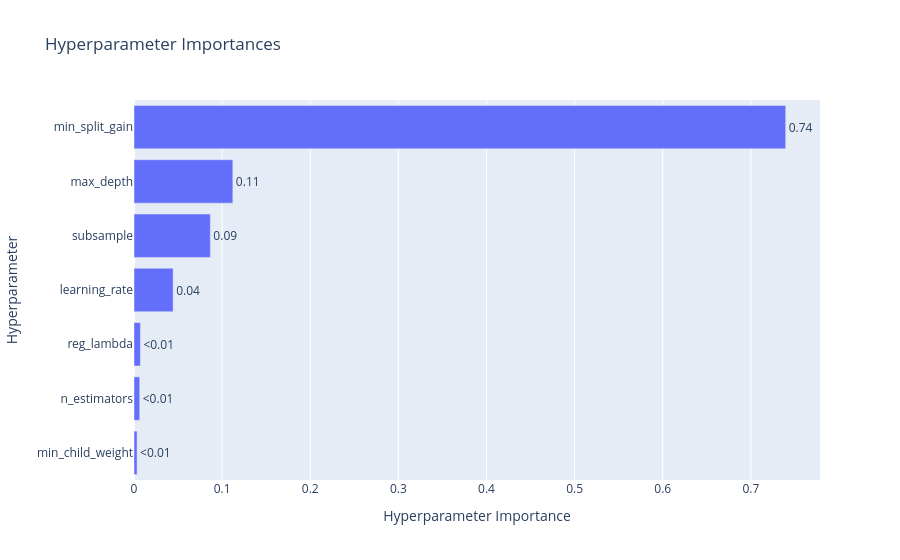

Here is the notebook cell this chart was saved with:
### Code cell
optuna.visualization.plot_param_importances(study)

### Figure 1 — Plotly figure (JSON) as saved in the notebook; plotly's stock layout.template omitted (floating-point values rounded to 4 significant figures)
{"data": [{"cliponaxis": false, "hovertemplate": ["min_child_weight (IntDistribution): 0.0034846313335667087<extra></extra>", "n_estimators (IntDistribution): 0.006476233097250459<extra></extra>", "reg_lambda (FloatDistribution): 0.007245854297971419<extra></extra>", "learning_rate (FloatDistribution): 0.04442014492850163<extra></extra>", "subsample (FloatDistribution): 0.0866375242965002<extra></extra>", "max_depth (IntDistribution): 0.11217339261096221<extra></extra>", "min_split_gain (FloatDistribution): 0.7395622194352474<extra></extra>"], "name": "Objective Value", "orientation": "h", "text": ["<0.01", "<0.01", "<0.01", "0.04", "0.09", "0.11", "0.74"], "textposition": "outside", "type": "bar", "x": [0.003485, 0.006476, 0.007246, 0.04442, 0.08664, 0.1122, 0.7396], "y": ["min_child_weight", "n_estimators", "reg_lambda", "learning_rate", "subsample", "max_depth", "min_split_gain"]}], "layout": {"title": {"text": "Hyperparameter Importances"}, "xaxis": {"title": {"text": "Hyperparameter Importance"}}, "yaxis": {"title": {"text": "Hyperparameter"}}}}
